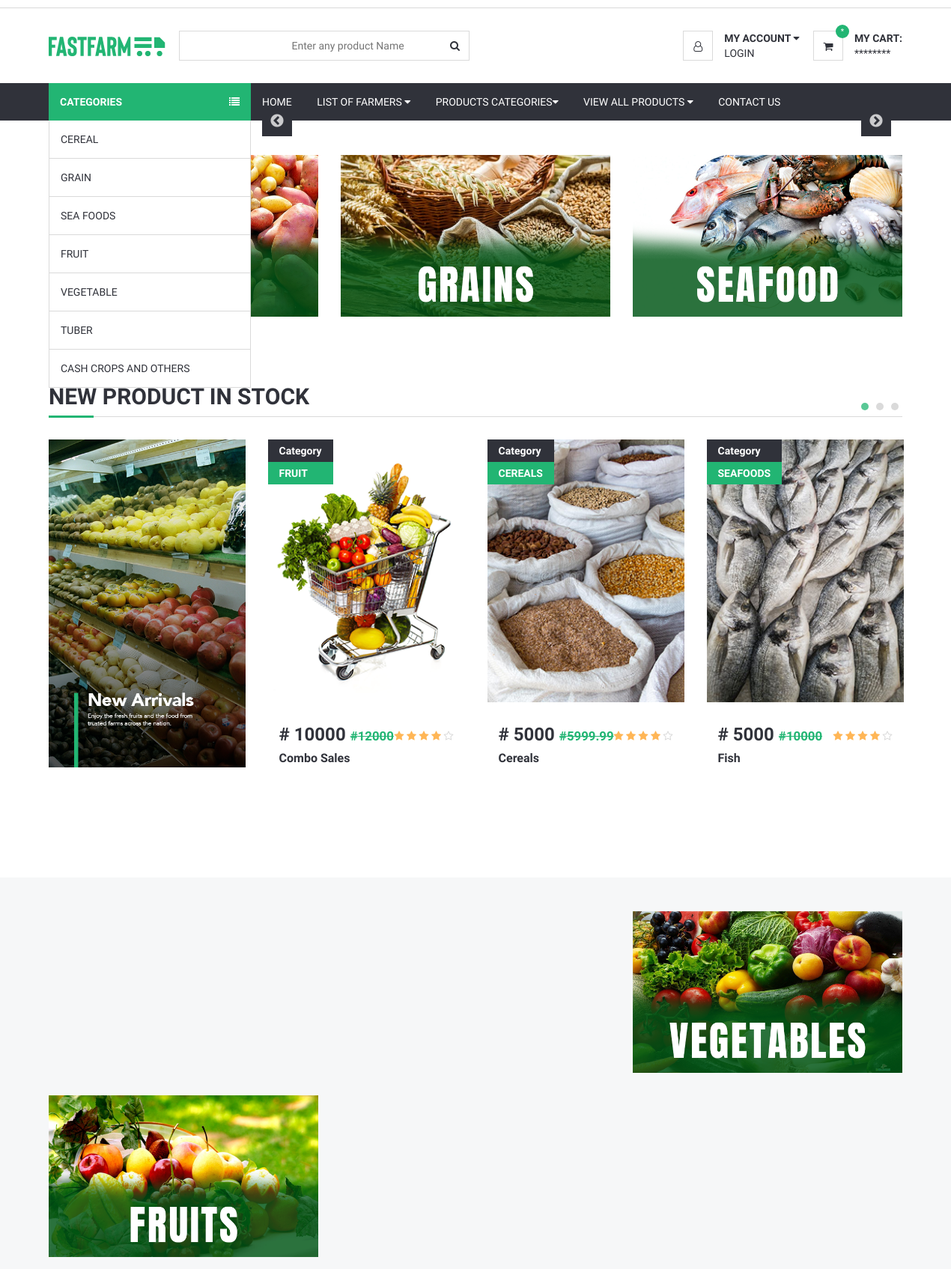
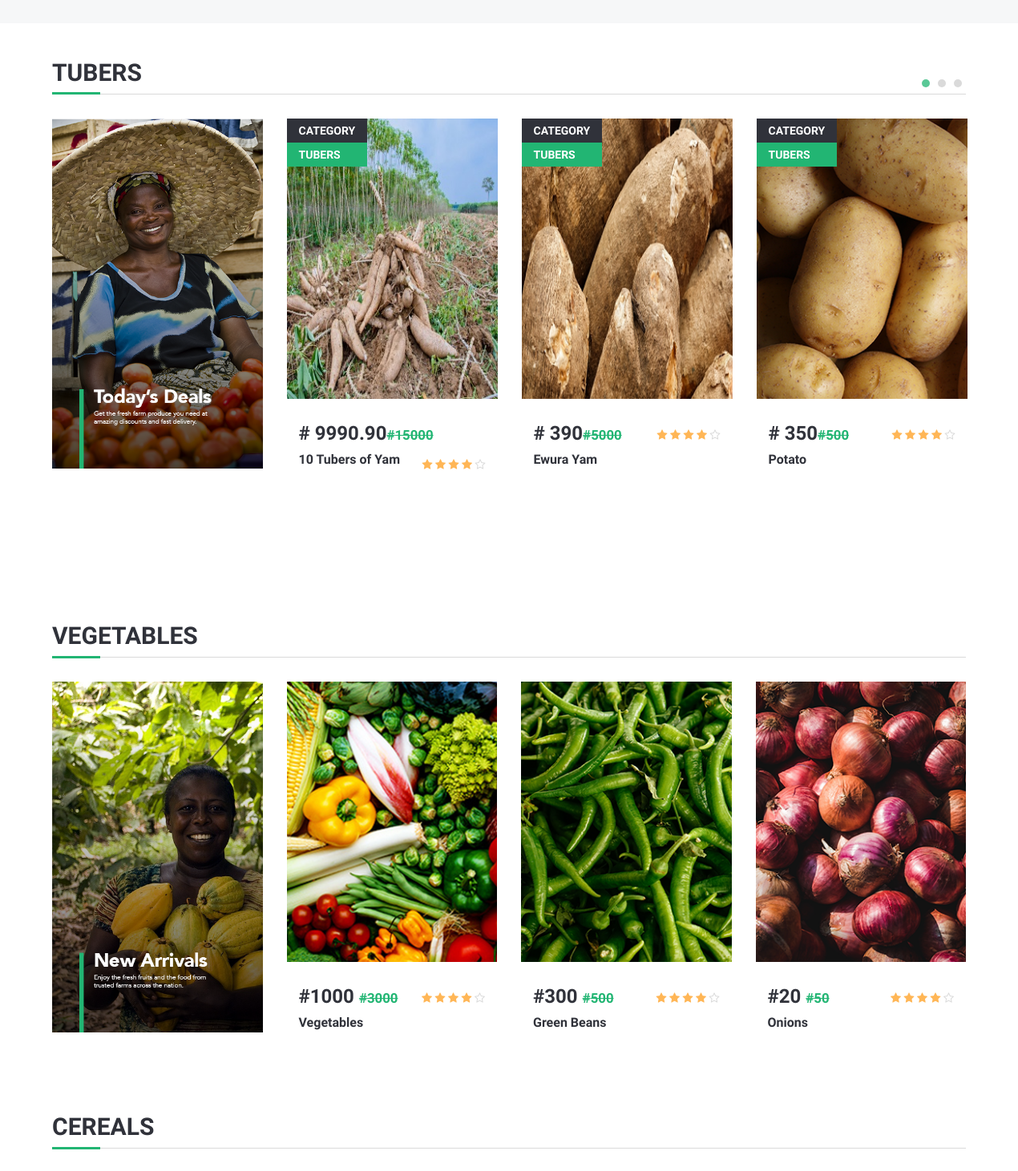
The page /userend/index.php (upper part) on the database its author committed (2 pictures, top to bottom).
### tables this page shows
CREATE TABLE `products` (
  `id` int(100) NOT NULL,
  `farm_name` varchar(100) NOT NULL,
  `product_code` varchar(100) NOT NULL,
  `product_name` varchar(100) NOT NULL,
  `category` varchar(100) NOT NULL,
  `price` varchar(100) NOT NULL,
  `formerprice` varchar(100) NOT NULL,
  `size` varchar(100) NOT NULL,
  `quantity` varchar(100) NOT NULL,
  `receive_date` varchar(100) NOT NULL,
  `expiry_date` varchar(100) NOT NULL,
  `product_category` varchar(100) NOT NULL,
  `description` varchar(10000) NOT NULL,
  `image` varchar(100) NOT NULL
);

### userend/index.php (the view, shortened to what this page needs)
<?php
include('header.php');
?>
	<div id="navigation">
		<div class="container">
			<div id="responsive-nav">
				<div class="category-nav">
					<span class="category-header">Categories <i class="fa fa-list"></i></span>
					<ul class="category-list">
						<li><a href="cereals.php">CEREAL</a></li>
						<li><a href="grains.php">GRAIN</a></li>
						<li><a href="seafood.php">SEA FOODS</a></li>
						<li><a href="fruits.php">FRUIT</a></li>
						<li><a href="vegetables.php">VEGETABLE</a></li>
						<li><a href="tubers.php">TUBER</a></li>
						<li><a href="cashcrops.php">CASH CROPS AND OTHERS</a></li>
					</ul>
				</div>
				<div class="menu-nav">
					<ul class="menu-list">
						<li><a href="index.php">Home</a></li>
						<li class="dropdown mega-dropdown"><a class="dropdown-toggle" data-toggle="dropdown" aria-expanded="true">LIST OF FARMERS <i class="fa fa-caret-down"></i></a>
						</li>
						<li class="dropdown mega-dropdown full-width"><a class="dropdown-toggle" data-toggle="dropdown" aria-expanded="true">PRODUCTS CATEGORIES<i class="fa fa-caret-down"></i></a>
						</li>
						<li class="dropdown default-dropdown"><a class="dropdown-toggle" data-toggle="dropdown" aria-expanded="true">VIEW ALL PRODUCTS <i class="fa fa-caret-down"></i></a>
						</li>
						<li><a href="contact.php">CONTACT US</a></li>
					</ul>
				</div>
			</div>
		</div>
	</div>
	<div id="home">
		<div class="container">
			<div class="home-wrap">
				<div id="home-slick">
					<div class="banner banner-1">
					</div>
				</div>
			</div>
		</div>
	</div>
	<div class="section">
		<div class="container">
			<div class="row">
				<div class="col-md-4 col-sm-6">
					<a class="banner banner-1" href="#">
					</a>
				</div>
				<div class="col-md-4 col-sm-6">
					<a class="banner banner-1" href="grains.php">
						<img src="img/cat%20(2).png" alt="">
					</a>
				</div>
				<div class="col-md-4 col-md-offset-0 col-sm-6 col-sm-offset-3">
					<a class="banner banner-1" href="seafood.php">
						<img src="img/cat%20(3).png" alt="">
					</a>
				</div>
			</div>
		</div>
	</div>
	<div class="section">
		<div class="container">
			<div class="row">
				<div class="col-md-12">
					<div class="section-title">
						<h2 class="title">New Product in Stock</h2>
						<div class="pull-right">
							<div class="product-slick-dots-1 custom-dots"></div>
						</div>
					</div>
				</div>
				<div class="col-md-3 col-sm-6 col-xs-6">
					<div class="banner banner-2">
						<img src="img/sidebar%20(2).png" alt="">
					</div>
				</div>
				<div class="col-md-9 col-sm-6 col-xs-6">
					<div class="row">
						<div id="product-slick-1" class="product-slick">
                     		<?php
		require_once "connection.php";
		$select_stmt=$db->prepare("SELECT * FROM products order by id desc LIMIT 6");
		$select_stmt->execute();
		while($row=$select_stmt->fetch(PDO::FETCH_ASSOC))
		{
		?>
				<div class="product product-single">
								<div class="product-thumb">
									<div class="product-label">
										<span>Category</span>
										<span class="sale"><?php echo $row['category']; ?></span>
									</div>
                                    <img src="../admin/<?php echo $row['image']; ?>" alt="">
								</div>
								<div class="product-body">
									<h3 class="product-price">&#35; <?php echo $row['price']; ?>   <del class="product-old-price">&#35;<?php echo $row['formerprice']; ?> </del></h3>
									<div class="product-rating">
										<i class="fa fa-star"></i>
										<i class="fa fa-star"></i>
										<i class="fa fa-star"></i>
										<i class="fa fa-star"></i>
										<i class="fa fa-star-o empty"></i>
									</div>
									<h1 class="product-name"><a href="#"><?php echo $row['product_name']; ?></a></h1>
									 <form class="form-submit">
										</form>
								</div>
							</div>
<?php
		}
		?>
						</div>
					</div>
				</div>
			</div>
		</div>
	</div>
	<div class="section section-grey">
		<div class="container">
			<div class="row">
				<div class="col-md-8">
					<div class="banner banner-1">
					</div>
				</div>
				<div class="col-md-4 col-sm-6">
					<a class="banner banner-1" href="vegetables.php" >
						<img src="img/cat%20(5).png" alt="">
					</a>
				</div>
				<div class="col-md-4 col-sm-6">
					<a class="banner banner-1" href="fruits.php" >
						<img src="img/cat%20(1).png" alt="">
					</a>
				</div>
			</div>
		</div>
	</div>
	<div class="section">
		<div class="container">
				<div class="row">
				<div class="col-md-12">
					<div class="section-title">
						<a href="tubers.php"><h2 class="title">TUBERS</h2></a>
						<div class="pull-right">
							<div class="product-slick-dots-2 custom-dots">
							</div>
						</div>
					</div>
				</div>
				<div class="col-md-3 col-sm-6 col-xs-6">
					<div class="banner banner-2">
						<img src="img/sidebar%20(4).png" alt="">
					</div>
				</div>
				<div class="col-md-9 col-sm-6 col-xs-6">
					<div class="row">
						<div id="product-slick-2" class="product-slick">
								<?php
		require_once "connection.php";
		$select_stmt=$db->prepare("SELECT * FROM products WHERE category='tubers' order by id desc LIMIT 6");
		$select_stmt->execute();
		while($row=$select_stmt->fetch(PDO::FETCH_ASSOC))
		{
		?>
							<div class="product product-single">
								<div class="product-thumb">
									<div class="product-label">
										<span>CATEGORY</span>
										<span class="sale"><?php echo $row['category']; ?></span>
									</div>
									<img src="../admin/<?php echo $row['image']; ?>" alt="">
								</div>
								<div class="product-body">
									<h3 class="product-price">&#35; <?php echo $row['price']; ?><del class="product-old-price">&#35;<?php echo $row['formerprice']; ?></del></h3>
									<div class="product-rating">
										<i class="fa fa-star"></i>
										<i class="fa fa-star"></i>
										<i class="fa fa-star"></i>
										<i class="fa fa-star"></i>
										<i class="fa fa-star-o empty"></i>
									</div>
									<h2 class="product-name"><a href="#"><?php echo $row['product_name']; ?></a></h2> <form class="form-submit">
										</form>
								</div>
							</div>
					<?php
		}
		?>
						</div>
					</div>
				</div>
			</div>
		</div></div>
<div class="section">
		<div class="container">
			<div class="row">
				<div class="col-md-12">
					<div class="section-title">
						<a href="vegetables.php"><h2 class="title">VEGETABLES</h2></a>
					</div>
				</div>
				<div class="col-md-3 col-sm-6 col-xs-6">
					<div class="banner banner-2">
						<img src="img/sidebar%20(1).png" alt="">
					</div>
				</div>
				<?php
		require_once "connection.php";
		$select_stmt=$db->prepare("SELECT * FROM products WHERE category='vegetables' order by id desc LIMIT 3");
		$select_stmt->execute();
		while($row=$select_stmt->fetch(PDO::FETCH_ASSOC))
		{
		?>
				<div class="col-md-3 col-sm-6 col-xs-6">
					<div class="product product-single">
						<div class="product-thumb">
							 <img src="../admin/<?php echo $row['image']; ?>" alt="">
						</div>
						<div class="product-body">
							<h3 class="product-price">&#35;<?php echo $row['price']; ?> <del class="product-old-price">&#35;<?php echo $row['formerprice']; ?> </del></h3>
							<div class="product-rating">
								<i class="fa fa-star"></i>
								<i class="fa fa-star"></i>
								<i class="fa fa-star"></i>
								<i class="fa fa-star"></i>
								<i class="fa fa-star-o empty"></i>
							</div>
							<h2 class="product-name"><a href="#"><?php echo $row['product_name']; ?></a></h2>
							 <form class="form-submit">
										</form>
						</div>
					</div>
				</div>
			<?php
		}
		?>
			</div>
			<div class="row">
				<div class="col-md-12">
					<div class="section-title">
						<a href="cereals.php"> <h2 class="title">CEREALS</h2></a>
					</div>
				</div>
				<div class="col-md-3 col-sm-6 col-xs-6">
				</div>
							<?php
		require_once "connection.php";
		$select_stmt=$db->prepare("SELECT * FROM products WHERE category='cereals' order by id desc LIMIT 4");
		$select_stmt->execute();
		while($row=$select_stmt->fetch(PDO::FETCH_ASSOC))
		{
		?>
				<div class="col-md-3 col-sm-6 col-xs-6">
				</div>
			<?php
		}
		?>
			</div>
		</div>
	</div>
<?php
include('footer.php');
?>

### userend/css/style.css (style rules this page uses)
body { font-family: 'Hind', sans-serif; color: #4A4E5A; overflow-x: hidden; }
h1, h2, h3, h4, h5, h6 { color: #30323A; margin: 0 0 10px; font-weight: 700; }
a { color: #30323A; -webkit-transition: 0.3s color; transition: 0.3s color; }
ul, ol { margin: 0; padding: 0; list-style: none }
.section { padding-top: 30px; padding-bottom: 30px; }
.section-grey { background: #F6F7F8; }
.section-title { position: relative; margin-bottom: 15px; margin-top: 15px; border-bottom: 1px solid #DADADA; }
.section-title .title { display: inline-block; text-transform: uppercase; }
.section-title:after { content: ""; position: absolute; left: 0; bottom: -1.5px; height: 3px; width: 60px; background-color: #22B573; }
#navigation { background-color: #30323A; }
#navigation .container { position: relative; }
.category-nav { float: left; width: 270px; }
.category-nav .category-header { padding: 15px; display: block; text-transform: uppercase; background: #22B573; color: #FFF; font-weight: 700; }
.category-nav .category-header>i { float: right; line-height: 20px; }
.category-nav .category-list { position: absolute; width: 270px; background-color: #FFF; border-left: 1px solid #DADADA; border-right: 1px solid #DADADA; border-bottom: 1px solid #DADADA; z-index: 50; -webkit-transition: 0.3s all; transition: 0.3s all; }
.category-nav .category-list>li+li { border-top: 1px solid #DADADA; }
.category-nav .category-list>li>a { display: block; padding: 15px; text-transform: uppercase; }
.menu-nav .menu-list>li { display: inline-block; }
.menu-nav .menu-list>li>a { display: block; padding: 15px; color: #FFF; text-transform: uppercase; }
.dropdown.mega-dropdown.full-width { position: static !important; }
.banner { display: block; position: relative; margin-top: 15px; margin-bottom: 15px; }
.banner>img { width: 100%; }
#home .home-wrap { margin-left: 270px; }
#home-slick .banner { margin: 0px; }
.product .product-old-price { color: #22B573; font-size: 70%; }
.product .product-rating { display: inline-block; }
.product .product-rating>i { color: #FFB656; }
.product .product-rating>i.empty { color: #DADADA; }
.product .product-label>span { position: relative; display: inline-block; padding: 5px 15px; font-weight: 700; color: #FFF; background-color: #30323A; z-index: 22; }
.product .product-label>span.sale { background-color: #22B573; }
.product.product-single { margin-top: 15px; margin-bottom: 15px; -webkit-transition: 0.3s all; transition: 0.3s all; }
.product.product-single .product-thumb { position: relative; margin-bottom: 15px; }
.product.product-single .product-thumb>img { width: 100%; }
.product.product-single .product-thumb:after { content: ""; position: absolute; top: 0; left: 0; right: 0; bottom: 0; background-color: #FFF; opacity: 0; visibility: hidden; z-index: 0; -webkit-transition: 0.3s all; transition: 0.3s all; }
.product.product-single .product-label { position: absolute; left: 0; top: 0; }
.product.product-single .product-label>span { display: block; }
.product.product-single .product-body { padding: 15px; }
.product.product-single .product-price { display: inline-block; }
.product.product-single .product-rating { float: right; margin-top: 5px; }
.product.product-single .product-name { font-size: 16px; }
.product-slick .slick-slide { margin-right: 15px; margin-left: 15px; }

### rows shown on the page
products: category "FRUIT", image (picture), price "10000", formerprice "12000", product_name "Combo Sales"
products: category "CEREALS", image (picture), price "5000", formerprice "5999.99", product_name "Cereals"
products: category "SEAFOODS", image (picture), price "5000", formerprice "10000", product_name "Fish"
products: category "TUBERS", image (picture), price "9990.90", formerprice "15000", product_name "10 Tubers of Yam"
products: category "TUBERS", image (picture), price "390", formerprice "5000", product_name "Ewura Yam"
products: category "TUBERS", image (picture), price "350", formerprice "500", product_name "Potato"
products: image (picture), price "1000", formerprice "3000", product_name "Vegetables"
products: image (picture), price "300", formerprice "500", product_name "Green Beans"
products: image (picture), price "20", formerprice "50", product_name "Onions"
